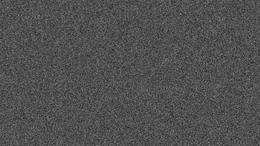
%> input picture noise.png, 260 x 146 px, shrunk from 1920 x 1080 before the run
$ octave SVD_compression.m   (GNU Octave 9; MATLAB toolbox functions it lacks are replaced by stand-ins)
%> lines starting %> are read from the running program, lines starting %| are printed output that depends on the picture
img = imread('noise.png');
%> img is the input picture: size 146x260 uint8; min 32, max 133, mean 80.5
% img = imresize(img, 1/8);
img = im2double(img);
%> img: size 146x260 double
[row, col, chan]  = size(img);
%> row = 146; col = 260; chan = 1

if(chan ==3)
    img = rgb2gray(img);
end


BASES = int32(min(col, row));
%> BASES = 146
NUM_IMAGES = int32(8);
STEP_SIZE = int32(BASES / NUM_IMAGES);
%> STEP_SIZE = 18

[U, S, V] = svd(img);

partials = cell(1, NUM_IMAGES);

for i=1:100
    partials{i} = 0;
end

idx = 1;
for i=1:100
    sprintf('%d', i);
    for j = 1:i
        partials{idx} = partials{idx} + U(:, j)*V(:,j)'*S(j,j);
    end
    idx = idx +1;
end
%> after the loop, idx = 101; partials = 100 items

%% ********************************************************************* %%
imshow(mat2gray(partials{10}))
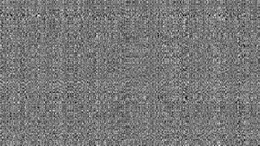
%> displayed picture: size 146x260, on the screen's scale of 0 to 255; min 0, max 255, mean 120.3

%% ********************************************************************* %%
% Plotting

figure;
title(['Total number of bases ' num2str(col)]);
for i= 1:100
    subplot(10,10, double(i));
    imwrite(partials{i}, ['noise/noise' num2str(i) '.png']);
    imshow(partials{i});
    num_bases = i;
    l2_error = norm(partials{i} - img, 2);
    title(['Number of bases: ', num2str(num_bases)]);
    xlabel(['L2 difference: ', num2str(l2_error)]);
end
%> this loop made 100 passes
%> l2_error on passes 1 to 12: 1.39, 1.32, 1.3, 1.29, 1.27, 1.27, 1.25, 1.23, 1.22, 1.21, 1.21, 1.19
%> pass 2, `imwrite(partials{i}, ['noise/noise' num2str(i) '.png']);`:
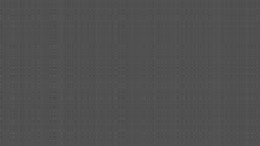
%> saved as noise2.png: size 146x260 uint8; min 66, max 96, mean 80.5
%> after the loop:
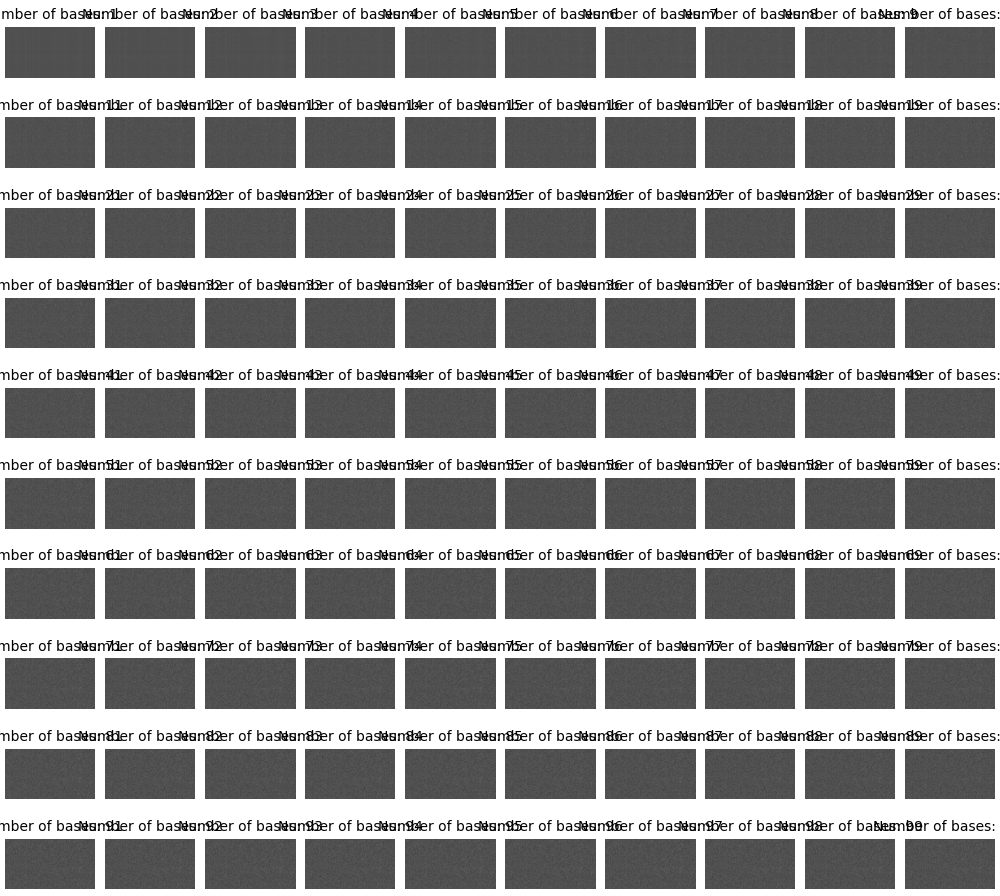
%> figure redrawn from the program's plot data, 100 panels
